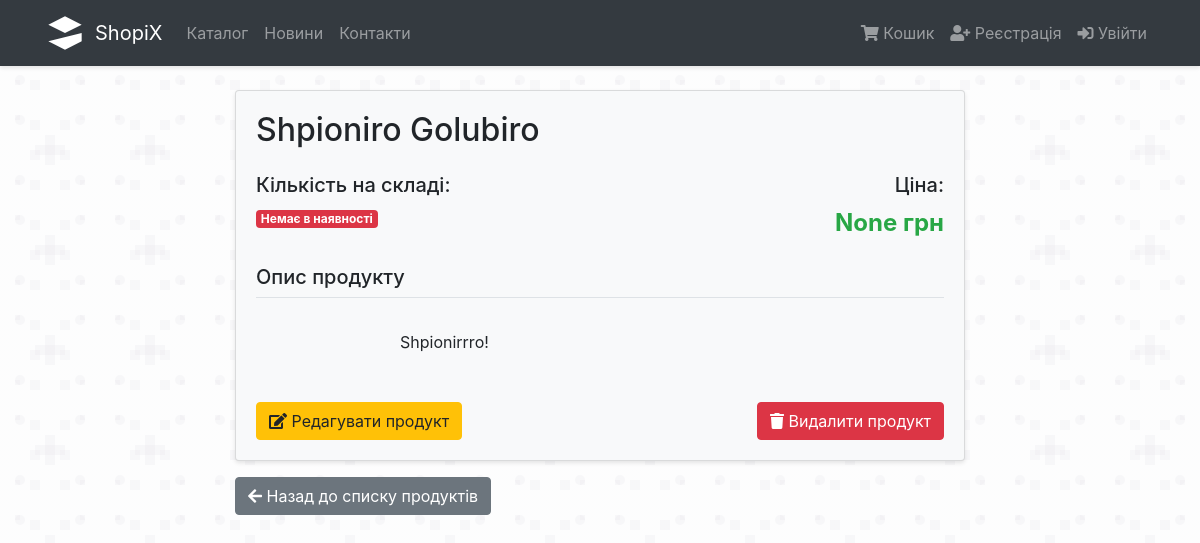
/products/6, run on an earlier commit of the app's database.
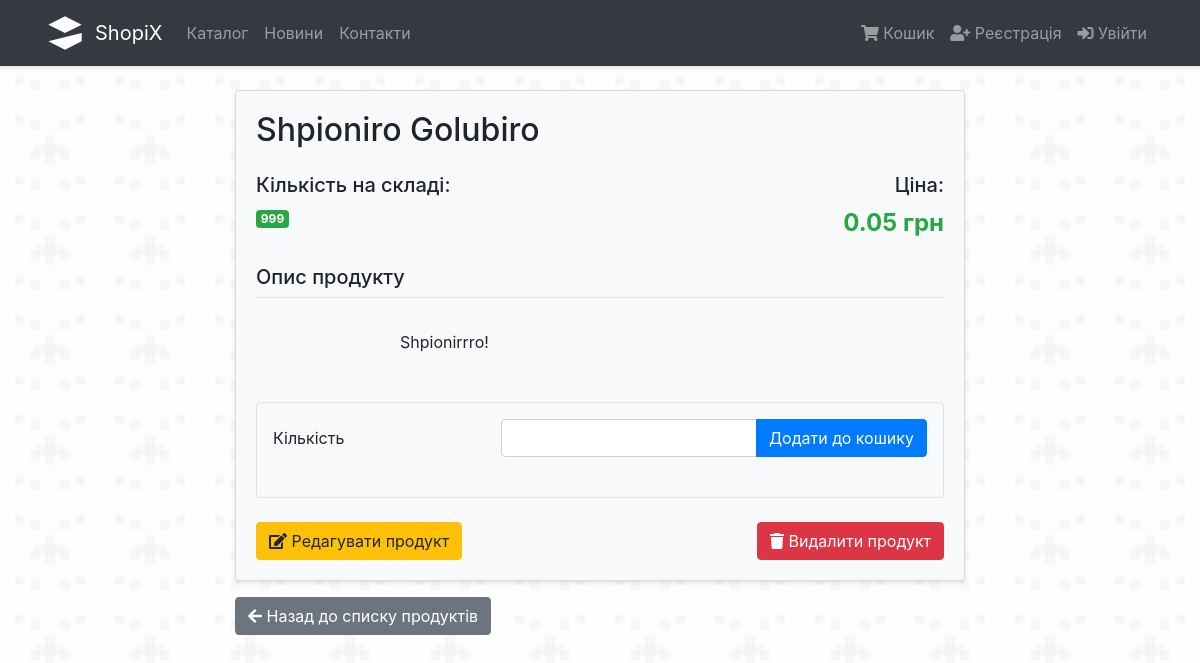
And on a later commit of the database.
### proj/products/models.py (models this page shows, shortened)
class Product(db.Model):
    id = db.Column(db.Integer, primary_key=True)
    name = db.Column(db.String(64), unique=False, nullable=False)
    in_stock = db.Column(db.Integer, default=0)
    description = db.Column(db.Text)
    price = db.Column(db.Float, nullable=True, default=0.01) #TODO: set nullable=False after a wipe-out
    orders = db.relationship('OrderToProduct', backref='product', lazy=True)

### proj/products/routes.py (the view, shortened to what this page needs)
@products.route('/<int:id>', methods=['GET', 'POST'])
def details(id):
    if 'cart' not in session:
        session['cart'] = []
    product = Product.query.get_or_404(id)
    form = AddToCart(product_id=product.id)
    return render_template('products/product_details.html', product=product, form=form)

### proj/cart/forms.py
class AddToCart(FlaskForm):
    product_id = HiddenField('ID', validators=[DataRequired()])
    quantity = IntegerField('Кількість', validators=[DataRequired(), NumberRange(min=1)])
    submit = SubmitField('Додати до кошику')

### proj/__init__.py (called while the page is built)
def nl2br(value):
    return Markup(value.replace('\n', '<br>'))

### proj/templates/products/product_details.html (shortened to what this page needs)
{% extends "layout.html" %}
{% block content %}
    <div class="row justify-content-center">
        <div class="col-md-8">
            <div class="card bg-light">
                <div class="card-body">
                    <h2 class="card-title mb-4">{{ product.name }}</h2>
                    <div class="row mb-4">
                        <div class="col-md-6">
                            <h5>Кількість на складі:</h5>
                            {% if product.in_stock > 0 %}
                                <span class="badge badge-success">{{ product.in_stock }}</span>
                            {% else %}
                                <span class="badge badge-danger">Немає в наявності</span>
                            {% endif %}
                        </div>
                        <div class="col-md-6 text-right">
                            <h5>Ціна:</h5>
                            <span class="product-price">{{ product.price }} грн</span>
                        </div>
                    </div>
                    {% if product.description %}
                        <div class="mb-4">
                            <h5 class="border-bottom pb-2">Опис продукту</h5>
                            <div class="description-text">
                                {{ product.description | nl2br }}
                            </div>
                        </div>
                    {% endif %}
                    {% if product.in_stock > 0 %}
                        <div class="mb-4 p-3 bg-light border rounded">
                            <form method="POST" action="{{ url_for('products.details', id=product.id) }}">
                                <div class="form-group row">
                                    <label for="quantity" class="col-sm-4 col-form-label">{{ form.quantity.label }}</label>
                                    <div class="col-sm-8">
                                        <div class="input-group">
                                            {{ form.quantity(class="form-control", min=1, max=product.in_stock) }}
                                            <div class="input-group-append">
                                                {{ form.submit(class="btn btn-primary") }}
                                            </div>
                                        </div>
                                    </div>
                                </div>
                            </form>
                        </div>
                    {% endif %}
                    <div class="d-flex justify-content-between align-items-center">
                        <a href="{{ url_for('products.edit', id=product.id) }}" class="btn btn-warning">
                            <i class="fas fa-edit"></i> Редагувати продукт
                        </a>
                        <button type="button" class="btn btn-danger" data-toggle="modal" data-target="#deleteModal">
                            <i class="fas fa-trash"></i> Видалити продукт
                        </button>
                    </div>
                </div>
            </div>
            <div class="mt-3">
                <a href="{{ url_for('products.index') }}" class="btn btn-secondary">
                    <i class="fas fa-arrow-left"></i> Назад до списку продуктів
                </a>
            </div>
        </div>
    </div>
{% endblock %}

What changed in the data, as far as the page shows it:
changed Product "Shpioniro Golubiro": in_stock (not shown) → "999"; price "None" → "0.05"
Also different on the page:
form field submit: (not shown) → "Додати до кошику"
text no longer shown: "Немає в наявності"
text now shown: "Кількість"
